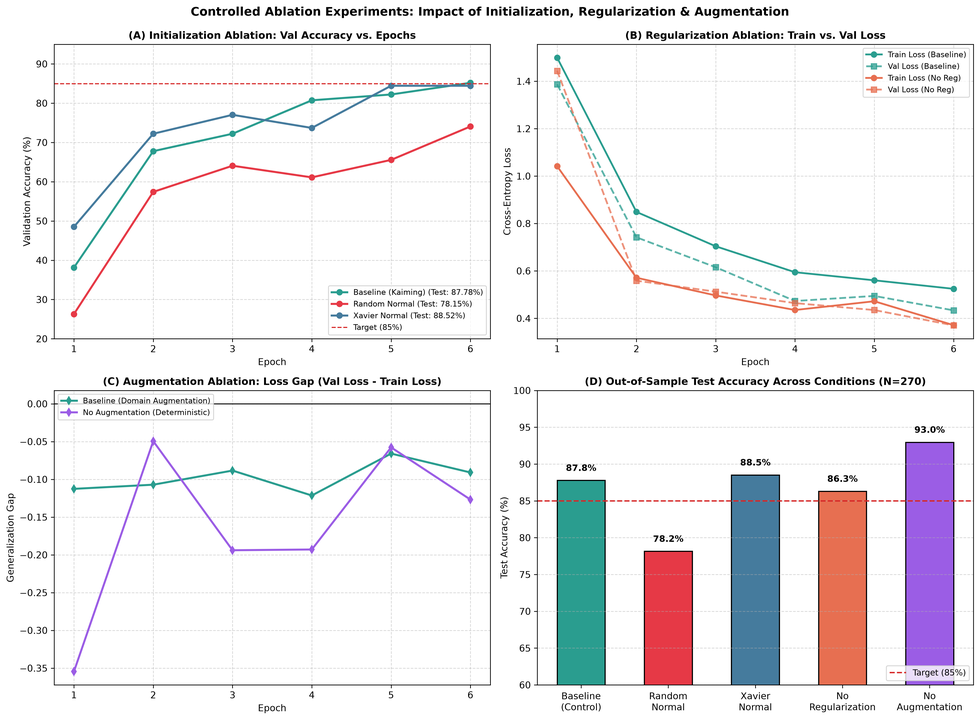
#> input picture docs/figures/ablation_experiments.png, 980 x 720 px, shrunk from 4469 x 3280 before the run, given in place of scratches_1.jpg, which was not available
$ python tensor_sandbox.py
#> lines starting #> are read from the running program, lines starting #| are printed output that depends on the picture; pictures that were not available may be replaced by others from this repository, and a replacement may not be noted
"""
Tensor Mathematics Educational Sandbox
=======================================
Basic Python + NumPy implementation of core mathematical operations underlying
deep learning and visual inspection models.

Covers:
  1. Scalar, Vector, Matrix, and Tensor concepts
  2. Shapes, Reshaping, and Axis Permutations
  3. Broadcasting (Manual vs NumPy)
  4. Vector Dot Products and Cosine Similarity (Manual vs NumPy)
  5. Matrix Multiplication / GEMM (Manual triple-loop vs NumPy)
  6. Numerically Stable Softmax (Manual vs NumPy)
  7. Singular Value Decomposition (SVD) & Low-Rank Image Compression
  8. Numerical Gradient Checking via Finite Differences
"""

import sys
import numpy as np
from pathlib import Path
from PIL import Image
import matplotlib.pyplot as plt

def section_header(title):
    print("\n" + "=" * 65)
    print(f"  {title}")
    print("=" * 65)

# =====================================================================
# 1. Tensor Orders & Dimensions
# =====================================================================
def demo_tensor_orders():
    section_header("1. TENSOR ORDERS & CONCEPTS (0D to 4D)")

    # 0D Tensor: Scalar (e.g., loss value L)
    scalar_0d = np.array(0.4523)
    print(f"[0D Tensor - Scalar] Value: {scalar_0d:.4f} | Shape: {scalar_0d.shape} | Rank: {scalar_0d.ndim}")

    # 1D Tensor: Vector (e.g., class bias vector b in R^6)
    vector_1d = np.array([0.15, -0.05, 0.40, -0.22, 0.10, 0.05])
    print(f"[1D Tensor - Vector] Shape: {vector_1d.shape} | Rank: {vector_1d.ndim}")
    print(f"   Contents: {vector_1d}")

    # 2D Tensor: Matrix (e.g., weight matrix W in R^{4 x 6})
    matrix_2d = np.array([
        [0.1, 0.2, -0.1, 0.4, 0.0, 0.3],
        [-0.2, 0.5, 0.1, -0.3, 0.2, -0.1],
        [0.0, -0.4, 0.3, 0.1, -0.2, 0.4],
        [0.3, 0.1, -0.2, 0.0, 0.5, -0.2]
    ])
    print(f"[2D Tensor - Matrix] Shape: {matrix_2d.shape} | Rank: {matrix_2d.ndim}")

    # 3D Tensor: Single image patch (C x H x W = 3 x 200 x 200)
    image_3d = np.zeros((3, 200, 200), dtype=np.float32)
    print(f"[3D Tensor - Image]  Shape: {image_3d.shape} (Channels, Height, Width)")

    # 4D Tensor: Mini-batch of images (B x C x H x W = 32 x 3 x 200 x 200)
    batch_4d = np.zeros((32, 3, 200, 200), dtype=np.float32)
    print(f"[4D Tensor - Batch]  Shape: {batch_4d.shape} (Batch, Channels, Height, Width)")

# =====================================================================
# 2. Reshaping, Flattening & Axis Permutations
# =====================================================================
def demo_reshaping():
    section_header("2. RESHAPING & AXIS PERMUTATIONS")

    # Feature map from CNN: (Batch=2, Channels=3, Height=2, Width=2)
    x = np.arange(24).reshape((2, 3, 2, 2))
    print(f"Original Feature Map Shape: {x.shape}")

    # Flatten for dense classification layer: (Batch, Channels * Height * Width)
    flattened = x.reshape(x.shape[0], -1)
    print(f"Flattened for Dense Layer:   {flattened.shape} (Batch=2, Features=12)")

    # Permuting axes: PyTorch (C, H, W) to Matplotlib (H, W, C)
    single_img = x[0] # (3, 2, 2)
    transposed = np.transpose(single_img, (1, 2, 0)) # (2, 2, 3)
    print(f"Transposed (C, H, W) -> (H, W, C): {single_img.shape} -> {transposed.shape}")

# =====================================================================
# 3. Broadcasting (Manual vs NumPy)
# =====================================================================
def demo_broadcasting():
    section_header("3. BROADCASTING: MANUAL VS NUMPY")

    # Batch matrix: 3 samples, 4 features
    A = np.array([
        [1.0, 2.0, 3.0, 4.0],
        [5.0, 6.0, 7.0, 8.0],
        [9.0, 10.0, 11.0, 12.0]
    ]) # Shape: (3, 4)

    # Bias vector to add to each sample: 4 features
    b = np.array([0.5, -0.5, 1.0, -1.0]) # Shape: (4,)

    # NumPy automatic broadcasting
    C_numpy = A + b

    # Manual broadcasting (nested loops)
    rows, cols = A.shape
    C_manual = np.zeros_like(A)
    for i in range(rows):
        for j in range(cols):
            C_manual[i, j] = A[i, j] + b[j]

    error = np.max(np.abs(C_manual - C_numpy))
    print(f"Matrix A shape: {A.shape} | Vector b shape: {b.shape}")
    print(f"Result shape:   {C_numpy.shape}")
    print(f"Manual vs NumPy Max Absolute Difference: {error:.1e}")
    assert error < 1e-12, "Broadcasting verification failed!"
    print("[PASSED] Manual broadcasting matches NumPy perfectly.")

# =====================================================================
# 4. Dot Product & Cosine Similarity (Manual vs NumPy)
# =====================================================================
def demo_dot_product():
    section_header("4. INNER PRODUCT & COSINE SIMILARITY")

    u = np.array([1.2, -0.5, 2.0, 0.8])
    v = np.array([0.5, 1.0, -1.5, 2.0])

    # Manual dot product: sum_i (u_i * v_i)
    dot_manual = 0.0
    for i in range(len(u)):
        dot_manual += u[i] * v[i]

    dot_numpy = np.dot(u, v)
    error = abs(dot_manual - dot_numpy)
    print(f"Vector u: {u}")
    print(f"Vector v: {v}")
    print(f"Manual Dot Product: {dot_manual:.6f}")
    print(f"NumPy Dot Product:  {dot_numpy:.6f}")
    print(f"Absolute Difference: {error:.1e}")
    assert error < 1e-12, "Dot product verification failed!"
    print("[PASSED] Manual dot product matches NumPy.")

    # Cosine Similarity: cos(theta) = (u . v) / (||u|| * ||v||)
    norm_u = np.sqrt(np.sum(u ** 2))
    norm_v = np.sqrt(np.sum(v ** 2))
    cosine_sim = dot_numpy / (norm_u * norm_v)
    print(f"Cosine Similarity between u and v: {cosine_sim:.4f}")

# =====================================================================
# 5. Matrix Multiplication / GEMM (Manual vs NumPy)
# =====================================================================
def demo_matrix_multiplication():
    section_header("5. MATRIX MULTIPLICATION (GEMM): MANUAL VS NUMPY")

    # Input batch X: 3 samples, 4 inputs
    X = np.array([
        [1.0, 2.0, 3.0, 4.0],
        [0.5, 1.5, 2.5, 3.5],
        [-1.0, 0.0, 1.0, 2.0]
    ]) # (3, 4)

    # Weights W: 4 inputs, 2 output defect classes
    W = np.array([
        [0.1, -0.2],
        [0.4, 0.1],
        [-0.3, 0.5],
        [0.2, -0.1]
    ]) # (4, 2)

    # Bias b: 2 output neurons
    b = np.array([0.05, -0.05])

    # NumPy GEMM: Y = X @ W + b
    Y_numpy = np.matmul(X, W) + b

    # Manual triple-nested loop implementation: Y_ik = sum_j (X_ij * W_jk) + b_k
    N, M = X.shape
    _, P = W.shape
    Y_manual = np.zeros((N, P))

    for i in range(N):
        for k in range(P):
            acc = 0.0
            for j in range(M):
                acc += X[i, j] * W[j, k]
            Y_manual[i, k] = acc + b[k]

    error = np.max(np.abs(Y_manual - Y_numpy))
    print(f"X shape: {X.shape} | W shape: {W.shape} | Output Y shape: {Y_numpy.shape}")
    print("NumPy Output Y:\n", Y_numpy)
    print("Manual Output Y:\n", Y_manual)
    print(f"Max Absolute Error: {error:.1e}")
    assert error < 1e-12, "Matrix multiplication verification failed!"
    print("[PASSED] Manual GEMM matches NumPy.")

# =====================================================================
# 6. Numerically Stable Softmax (Manual vs NumPy)
# =====================================================================
def demo_softmax():
    section_header("6. NUMERICALLY STABLE SOFTMAX")

    # Raw unnormalized logits from classifier
    logits = np.array([
        [2.0, 1.0, 0.1, -1.0, 3.5, 0.0],
        [1000.0, 1001.0, 1002.0, 999.0, 1005.0, 998.0] # Large values that would cause exp() overflow
    ])

    def manual_stable_softmax(z):
        # Subtract max along row for numerical stability: exp(z - max)
        shift_z = z - np.max(z, axis=1, keepdims=True)
        exp_z = np.exp(shift_z)
        probs = exp_z / np.sum(exp_z, axis=1, keepdims=True)
        return probs

    probs = manual_stable_softmax(logits)
    print("Logits Shape:", logits.shape)
    print("Stable Softmax Probabilities for Batch Sample #0:")
    for cls_idx, p in enumerate(probs[0]):
        print(f"   Class {cls_idx}: {p*100:6.2f}%")
    print(f"Probabilities sum across row 0: {np.sum(probs[0]):.6f}")
    print(f"Probabilities sum across row 1: {np.sum(probs[1]):.6f}")
    assert np.allclose(np.sum(probs, axis=1), 1.0), "Softmax probabilities must sum to 1.0"
    print("[PASSED] Numerically stable Softmax correctly handles extreme logits without overflow.")

# =====================================================================
# 7. Singular Value Decomposition (SVD) on Surface Defect Image
# =====================================================================
def demo_svd(sample_image_path="data/raw/images/scratches_1.jpg", figures_dir="docs/figures"):
#> called with sample_image_path = 'data/raw/images/scratches_1.jpg', figures_dir = 'docs/figures'
    section_header("7. SINGULAR VALUE DECOMPOSITION (SVD)")

    fig_path = Path(figures_dir)
    fig_path.mkdir(parents=True, exist_ok=True)

    with Image.open(sample_image_path) as img:
#> img is the input picture: PIL image 980x720 RGBA; mean R, G, B, A 238.4, 236.5, 238.8, 255
        img_gray = img.convert('L')
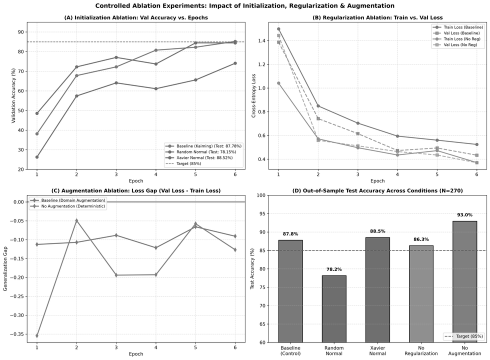
#> img_gray: PIL image 980x720 L (shown at 1/2 size); min 0, max 255, mean 237.3
        A = np.array(img_gray, dtype=np.float64) # (200, 200)

    # Full SVD: A = U * S * V^T
    U, S, Vt = np.linalg.svd(A, full_matrices=True)
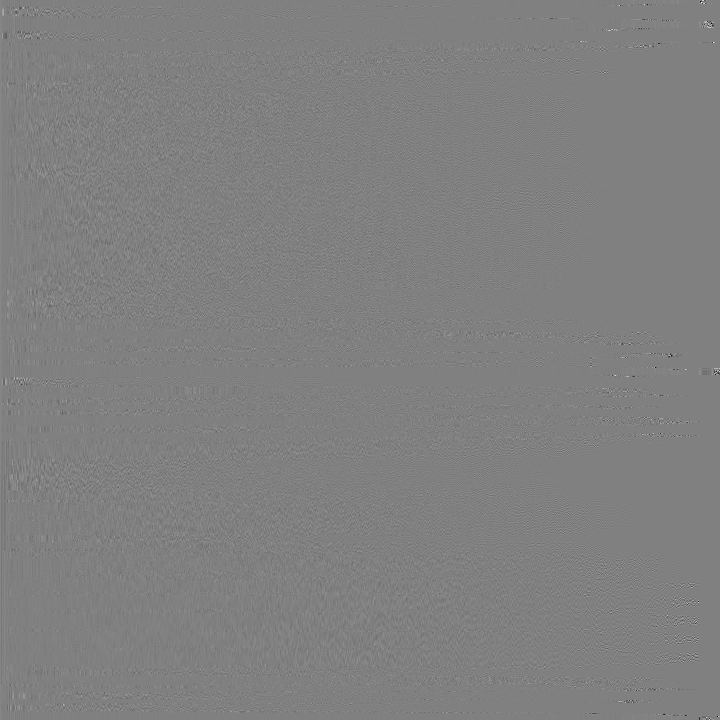
#> U: shape (720, 720) float64; min -0.901, max 0.887, mean 5.05e-05; drawn with min black and max white
#> S = 720 values, max 200532.5 at index 0, min 2e-11 at index 701, mean 754.4
    print(f"Original Image Matrix A: {A.shape}")
#| Original Image Matrix A: (720, 980)
    print(f"U shape: {U.shape} | Singular values S: {S.shape} | V^T shape: {Vt.shape}")
#| U shape: (720, 720) | Singular values S: (720,) | V^T shape: (980, 980)
    print(f"Top 5 Singular Values: {S[:5].round(1)}")
#| Top 5 Singular Values: [200532.5  21390.    8825.5   7084.7   6711.5]

    # Low-Rank Approximations: A_k = sum_{i=1}^k s_i * u_i * v_i^T
    ranks = [1, 5, 20, 50, 200]
    fig, axes = plt.subplots(1, len(ranks), figsize=(16, 3.5))

    for idx, k in enumerate(ranks):
        # Reconstruct rank-k approximation
        A_k = np.dot(U[:, :k], np.dot(np.diag(S[:k]), Vt[:k, :]))
        A_k = np.clip(A_k, 0, 255).astype(np.uint8)

        # Compute compression energy ratio: sum(S_k^2) / sum(S_total^2)
        energy_ratio = np.sum(S[:k] ** 2) / np.sum(S ** 2) * 100

        axes[idx].imshow(A_k, cmap='gray')
        axes[idx].set_title(f"Rank k={k}\nEnergy: {energy_ratio:.1f}%", fontsize=10, fontweight='bold')
        axes[idx].axis('off')
#> this loop made 5 passes
#> energy_ratio on passes 1 to 5: 97.46, 98.99, 99.44, 99.68, 99.95
#> pass 1, in demo_svd, `A_k = np.dot(U[:, :k], np.dot(np.diag(S[:k]), Vt[:k, :]))`:
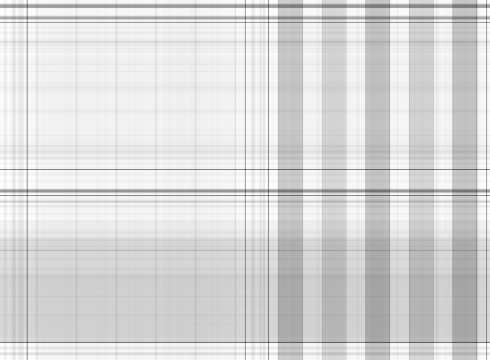
#> A_k: shape (720, 980) float64 (shown at 1/2 size); min 49.19, max 270.8, mean 237.4; drawn with min black and max white
#> pass 1, in demo_svd, `A_k = np.clip(A_k, 0, 255).astype(np.uint8)`:
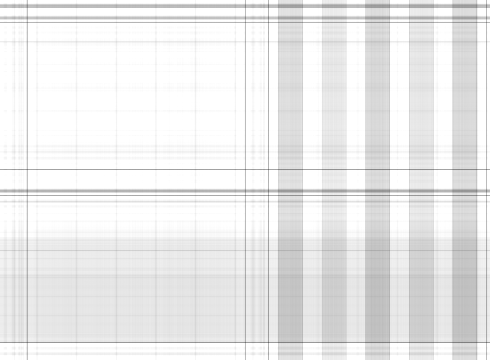
#> A_k: shape (720, 980) (shown at 1/2 size); min 49, max 255, mean 235.1
#> pass 2, in demo_svd, `A_k = np.clip(A_k, 0, 255).astype(np.uint8)`:
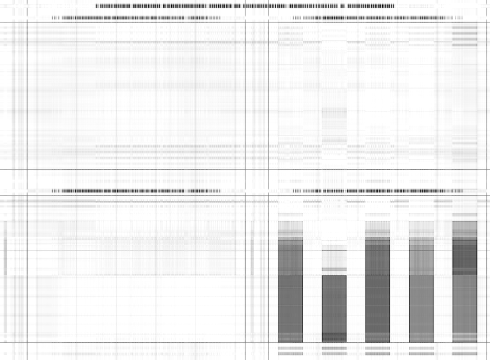
#> A_k: shape (720, 980) (shown at 1/2 size); min 0, max 255, mean 236.1

    plt.suptitle("SVD Low-Rank Approximation of Industrial Steel Scratch Defect", fontsize=13, fontweight='bold')
    plt.tight_layout()

    out_file = fig_path / "svd_reconstruction.png"
    plt.savefig(out_file, dpi=300)
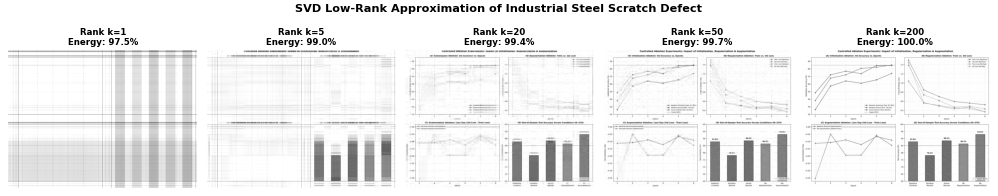
#> figure drawn by matplotlib, 5 panels
    plt.close()
    print(f"Saved SVD low-rank reconstruction visual to: {out_file}")
    print("[PASSED] SVD low-rank matrix approximation verified.")

# =====================================================================
# 8. Numerical Gradient Checking (Finite Differences)
# =====================================================================
def demo_gradient_checking():
    section_header("8. NUMERICAL GRADIENT CHECKING (FINITE DIFFERENCES)")

    # Objective function: Ridge regression loss L(W) = 0.5 * ||X W - y||^2 + 0.5 * lambda * ||W||^2
    np.random.seed(42)
    N, D = 10, 5
    X = np.random.randn(N, D)
    y = np.random.randn(N, 1)
    W = np.random.randn(D, 1)
    reg = 0.1

    def compute_loss(weights):
        diff = np.dot(X, weights) - y
        loss = 0.5 * np.sum(diff ** 2) + 0.5 * reg * np.sum(weights ** 2)
        return loss

    # Analytical gradient from calculus: grad_W = X^T (X W - y) + lambda * W
    diff = np.dot(X, W) - y
    grad_analytical = np.dot(X.T, diff) + reg * W

    # Numerical gradient via two-sided finite differences: (f(w + eps) - f(w - eps)) / (2 * eps)
    epsilon = 1e-5
    grad_numerical = np.zeros_like(W)

    for i in range(W.size):
        W_pos = W.copy()
        W_neg = W.copy()
        W_pos.flat[i] += epsilon
        W_neg.flat[i] -= epsilon

        loss_pos = compute_loss(W_pos)
        loss_neg = compute_loss(W_neg)
        grad_numerical.flat[i] = (loss_pos - loss_neg) / (2.0 * epsilon)

    # Relative Error Metric: ||grad_num - grad_analyt|| / (||grad_num|| + ||grad_analyt||)
    numerator = np.linalg.norm(grad_numerical - grad_analytical)
    denominator = np.linalg.norm(grad_numerical) + np.linalg.norm(grad_analytical)
    rel_error = numerator / denominator

    print("Analytical Gradient:\n", grad_analytical.flatten().round(6))
    print("Numerical Gradient: \n", grad_numerical.flatten().round(6))
    print(f"Relative Error: {rel_error:.2e}")

    assert rel_error < 1e-7, f"Gradient check failed! Relative error {rel_error} too high."
    print("[PASSED] Gradient Check Passed! Relative error is well below 1e-7 threshold.")

# =====================================================================
# Main Execution
# =====================================================================
if __name__ == "__main__":
    print("\n" + "#" * 65)
    print("  PHASE I: TENSOR MATHEMATICS SANDBOX (STEP 8)")
    print("#" * 65)

    demo_tensor_orders()
    demo_reshaping()
    demo_broadcasting()
    demo_dot_product()
    demo_matrix_multiplication()
    demo_softmax()
    demo_svd()
    demo_gradient_checking()

    print("\n" + "=" * 65)
    print("  ALL TENSOR MATHEMATICS MODULES COMPLETED & VERIFIED [100%]")
    print("=" * 65 + "\n")

$ run again, on docs/figures/activation_functions_comparison.png
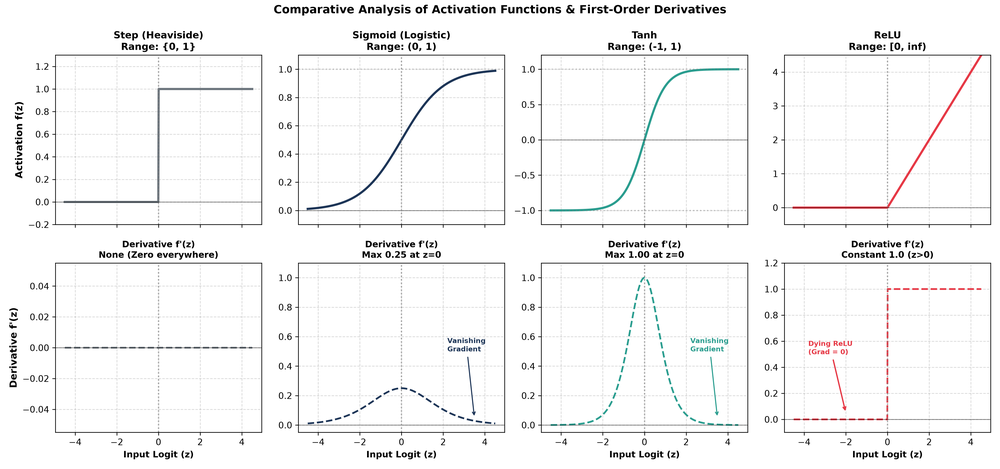
#> input picture docs/figures/activation_functions_comparison.png, 1000 x 469 px, shrunk from 4800 x 2250 before the run, given in place of scratches_1.jpg, which was not available
#> in demo_svd, img is the input picture: PIL image 1000x469 RGBA; mean R, G, B, A 245.5, 245.5, 245.6, 255
#> in demo_svd, `U, S, Vt = np.linalg.svd(A, full_matrices=True)`:
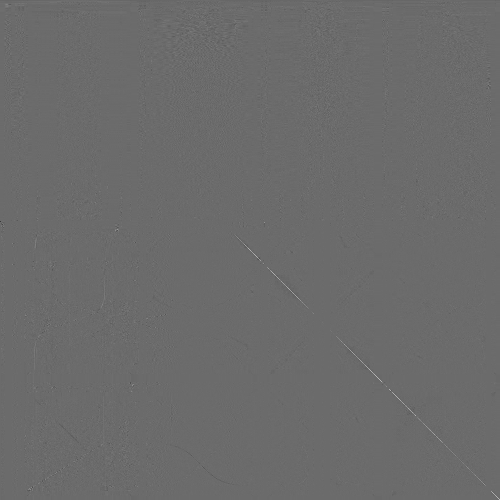
#> Vt: shape (1000, 1000) float64 (shown at 1/2 size); min -0.719, max 0.986, mean -3.33e-05; drawn with min black and max white
#> S = 469 values, max 168631.9 at index 0, min 1.68e-11 at index 444, mean 821.7
#| Original Image Matrix A: (469, 1000)
#| U shape: (469, 469) | Singular values S: (469,) | V^T shape: (1000, 1000)
#| Top 5 Singular Values: [168631.9   8949.8   6936.6   4484.6   4323.1]
#> the loop in demo_svd, `for idx, k in enumerate(ranks):` made 5 passes
#> energy_ratio on passes 1 to 5: 98.53, 99.11, 99.55, 99.78, 99.99
#> pass 2, in demo_svd, `A_k = np.clip(A_k, 0, 255).astype(np.uint8)`:
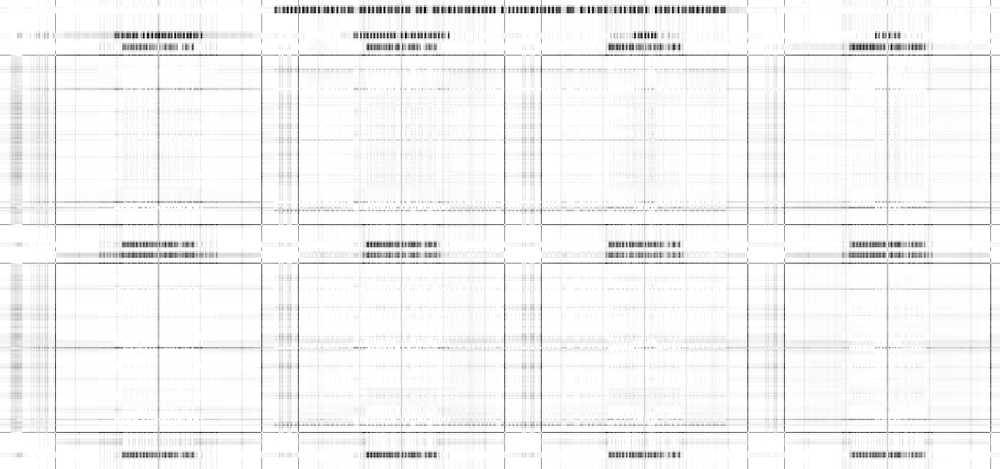
#> A_k: shape (469, 1000); min 0, max 255, mean 244
